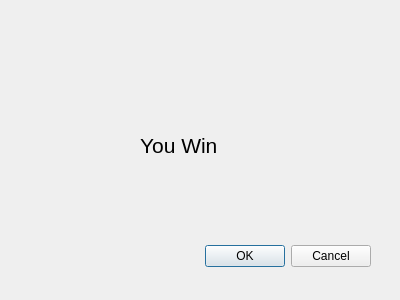
<?xml version="1.0" encoding="UTF-8"?>
<ui version="4.0">
 <class>WinningDialog</class>
 <widget class="QDialog" name="WinningDialog">
  <property name="geometry">
   <rect>
    <x>0</x>
    <y>0</y>
    <width>400</width>
    <height>300</height>
   </rect>
  </property>
  <property name="windowTitle">
   <string>Dialog</string>
  </property>
  <widget class="QDialogButtonBox" name="buttonBox">
   <property name="geometry">
    <rect>
     <x>30</x>
     <y>240</y>
     <width>341</width>
     <height>32</height>
    </rect>
   </property>
   <property name="orientation">
    <enum>Qt::Horizontal</enum>
   </property>
   <property name="standardButtons">
    <set>QDialogButtonBox::Cancel|QDialogButtonBox::Ok</set>
   </property>
  </widget>
  <widget class="QLabel" name="label">
   <property name="geometry">
    <rect>
     <x>140</x>
     <y>120</y>
     <width>101</width>
     <height>51</height>
    </rect>
   </property>
   <property name="font">
    <font>
     <pointsize>16</pointsize>
    </font>
   </property>
   <property name="text">
    <string>You Win</string>
   </property>
  </widget>
 </widget>
 <resources/>
 <connections>
  <connection>
   <sender>buttonBox</sender>
   <signal>accepted()</signal>
   <receiver>WinningDialog</receiver>
   <slot>accept()</slot>
   <hints>
    <hint type="sourcelabel">
     <x>248</x>
     <y>254</y>
    </hint>
    <hint type="destinationlabel">
     <x>157</x>
     <y>274</y>
    </hint>
   </hints>
  </connection>
  <connection>
   <sender>buttonBox</sender>
   <signal>rejected()</signal>
   <receiver>WinningDialog</receiver>
   <slot>reject()</slot>
   <hints>
    <hint type="sourcelabel">
     <x>316</x>
     <y>260</y>
    </hint>
    <hint type="destinationlabel">
     <x>286</x>
     <y>274</y>
    </hint>
   </hints>
  </connection>
 </connections>
</ui>
